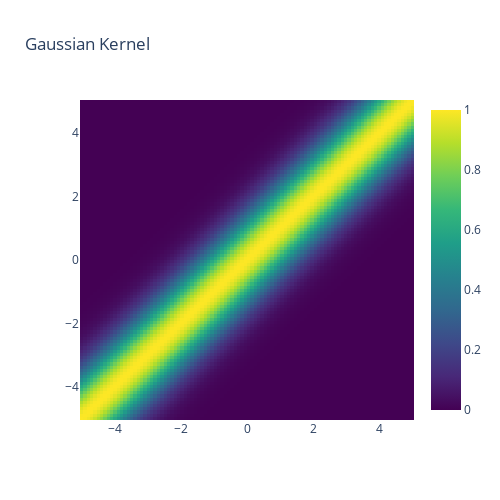

This figure's notebook cell:
### Code cell
trace_rbf = go.Heatmap(z=K_gauss, x=x, y=x, colorscale='Viridis', name='Gaussian Kernel')
fig = go.Figure(data=[trace_rbf])
fig.update_layout(title='Gaussian Kernel', width=500, height=500)
fig.show()
